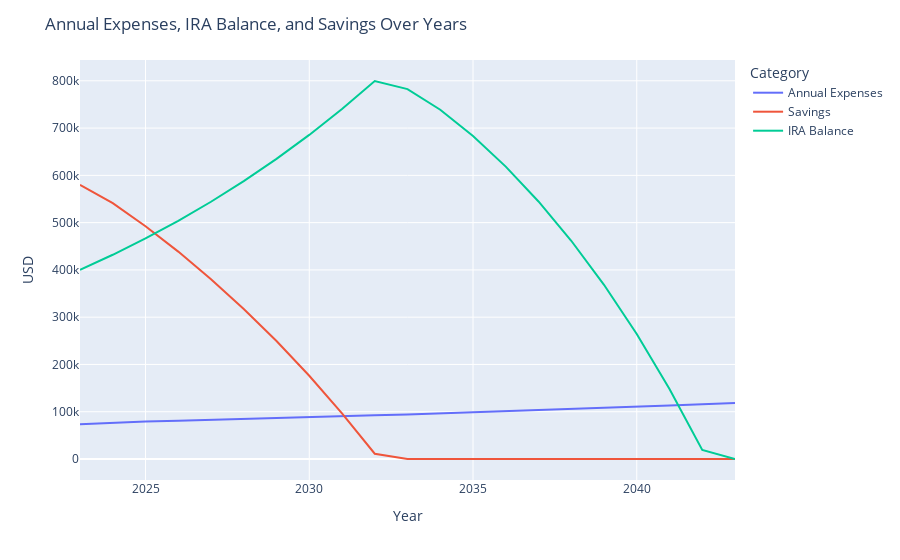

The cell this chart's notebook holds for it:
### Code cell
#executes the program
display(btn_start)

### Figure 1 — Plotly figure (JSON) as saved in the notebook; plotly's stock layout.template omitted (floating-point values rounded to 4 significant figures)
{"data": [{"hovertemplate": "Category=Annual Expenses<br>Year=%{x}<br>USD=%{y}<extra></extra>", "legendgroup": "Annual Expenses", "line": {"color": "#636efa", "dash": "solid"}, "marker": {"symbol": "circle"}, "mode": "lines", "name": "Annual Expenses", "orientation": "h", "showlegend": true, "type": "scatter", "x": [2023, 2024, 2025, 2026, 2027, 2028, 2029, 2030, 2031, 2032, 2033, 2034, 2035, 2036, 2037, 2038, 2039, 2040, 2041, 2042, 2043], "xaxis": "x", "y": [73500.0, 77030.0, 79350.0, 81070.0, 82740.0, 84440.0, 86290.0, 88230.0, 90240.0, 92290.0, 94390.0, 96540.0, 98760.0, 101000.0, 103400.0, 105700.0, 108200.0, 110700.0, 113200.0, 115800.0, 118500.0], "yaxis": "y"}, {"hovertemplate": "Category=Savings<br>Year=%{x}<br>USD=%{y}<extra></extra>", "legendgroup": "Savings", "line": {"color": "#EF553B", "dash": "solid"}, "marker": {"symbol": "circle"}, "mode": "lines", "name": "Savings", "orientation": "h", "showlegend": true, "type": "scatter", "x": [2023, 2024, 2025, 2026, 2027, 2028, 2029, 2030, 2031, 2032, 2033, 2034, 2035, 2036, 2037, 2038, 2039, 2040, 2041, 2042, 2043], "xaxis": "x", "y": [580000, 541300.0, 492500.0, 438700.0, 380400.0, 317400.0, 249500.0, 176000.0, 96700.0, 11100.0, 0, 0, 0, 0, 0, 0, 0, 0, 0, 0, 0], "yaxis": "y"}, {"hovertemplate": "Category=IRA Balance<br>Year=%{x}<br>USD=%{y}<extra></extra>", "legendgroup": "IRA Balance", "line": {"color": "#00cc96", "dash": "solid"}, "marker": {"symbol": "circle"}, "mode": "lines", "name": "IRA Balance", "orientation": "h", "showlegend": true, "type": "scatter", "x": [2023, 2024, 2025, 2026, 2027, 2028, 2029, 2030, 2031, 2032, 2033, 2034, 2035, 2036, 2037, 2038, 2039, 2040, 2041, 2042, 2043], "xaxis": "x", "y": [400000, 432000, 466560, 503900.0, 544200.0, 587700.0, 634700.0, 685500.0, 740400.0, 799600.0, 782400.0, 738800.0, 683200.0, 618500.0, 544700.0, 461600.0, 368500.0, 264300.0, 148300.0, 19270.0, 0], "yaxis": "y"}], "layout": {"legend": {"title": {"text": "Category"}, "tracegroupgap": 0}, "margin": {"t": 60}, "title": {"text": "Annual Expenses, IRA Balance, and Savings Over Years"}, "xaxis": {"anchor": "y", "domain": [0, 1], "title": {"text": "Year"}}, "yaxis": {"anchor": "x", "domain": [0, 1], "title": {"text": "USD"}}}}
